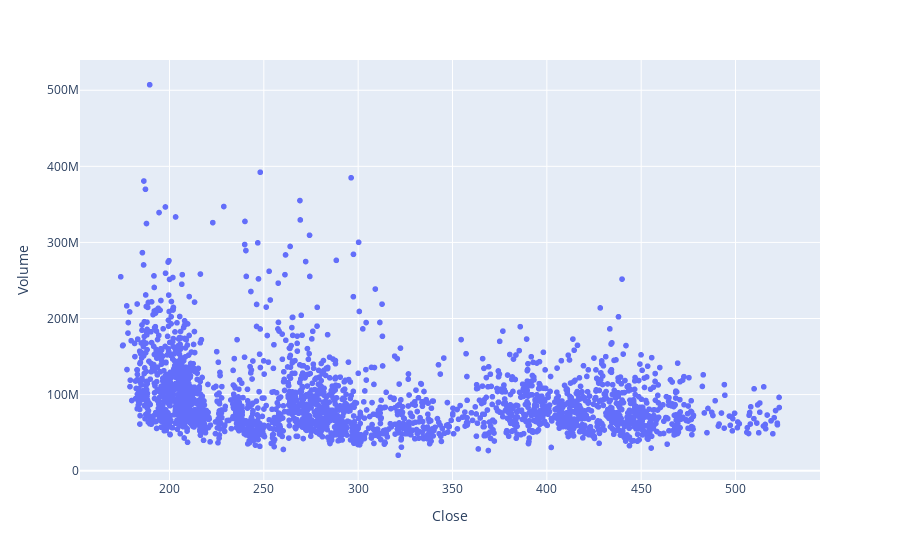

The notebook cell this image was saved under:
### Code cell
fig = px.scatter(temp_df, x="Close", y="Volume")
fig.show()

### Figure 1 — Plotly figure (JSON) as saved in the notebook; plotly's stock layout.template omitted (floating-point values rounded to 4 significant figures; data arrays with more than 128 entries replaced by an {"elided": "..."} marker saying what was removed)
{"data": [{"hovertemplate": "Close=%{x}<br>Volume=%{y}<extra></extra>", "legendgroup": "", "marker": {"color": "#636efa", "symbol": "circle"}, "mode": "markers", "name": "", "showlegend": false, "type": "scattergl", "x": {"elided": "2578 float values"}, "xaxis": "x", "y": {"elided": "2578 int values"}, "yaxis": "y"}], "layout": {"autosize": true, "legend": {"tracegroupgap": 0}, "margin": {"t": 60}, "xaxis": {"anchor": "y", "autorange": true, "domain": [0, 1], "range": [153.1, 544.3], "title": {"text": "Close"}, "type": "linear"}, "yaxis": {"anchor": "x", "autorange": true, "domain": [0, 1], "range": [-17440000.0, 544900000.0], "title": {"text": "Volume"}, "type": "linear"}}}
